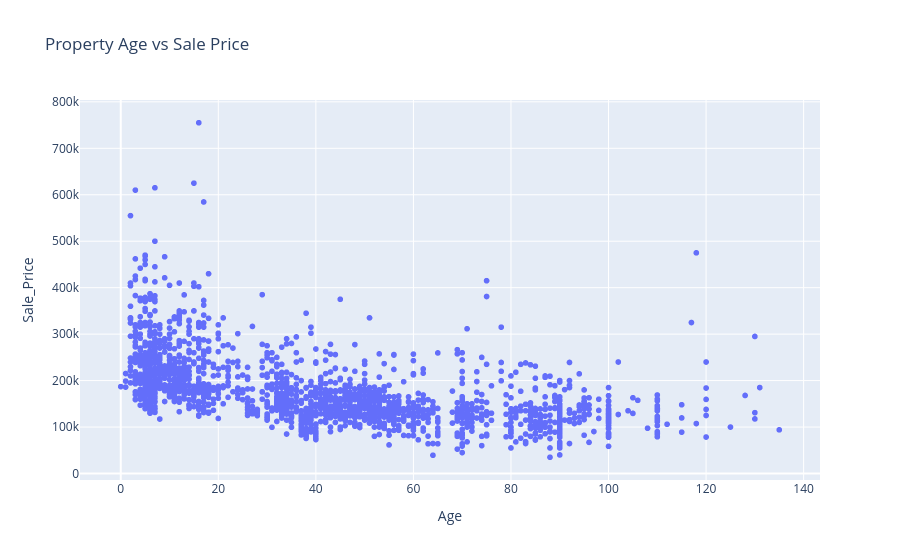

The notebook cell this image was saved under:
### Code cell
#distribution of the age of the house vs Sale price 
train_data['Age']=2010-train_data['Year_Built']

age_price_corr = train_data['Age'].corr(train_data['Sale_Price'])

# Create a scatter plot to visualize the relationship between Property Age and Sale Price
fig9 = px.scatter(train_data, x='Age', y='Sale_Price', title='Property Age vs Sale Price')

fig9.show()

### Figure 1 — Plotly figure (JSON) as saved in the notebook; plotly's stock layout.template omitted (floating-point values rounded to 4 significant figures; data arrays with more than 128 entries replaced by an {"elided": "..."} marker saying what was removed)
{"data": [{"hovertemplate": "Age=%{x}<br>Sale_Price=%{y}<extra></extra>", "legendgroup": "", "marker": {"color": "#636efa", "symbol": "circle"}, "mode": "markers", "name": "", "showlegend": false, "type": "scattergl", "x": {"elided": "1930 int values"}, "xaxis": "x", "y": {"elided": "1930 int values"}, "yaxis": "y"}], "layout": {"legend": {"tracegroupgap": 0}, "title": {"text": "Property Age vs Sale Price"}, "xaxis": {"anchor": "y", "domain": [0, 1], "title": {"text": "Age"}}, "yaxis": {"anchor": "x", "domain": [0, 1], "title": {"text": "Sale_Price"}}}}
